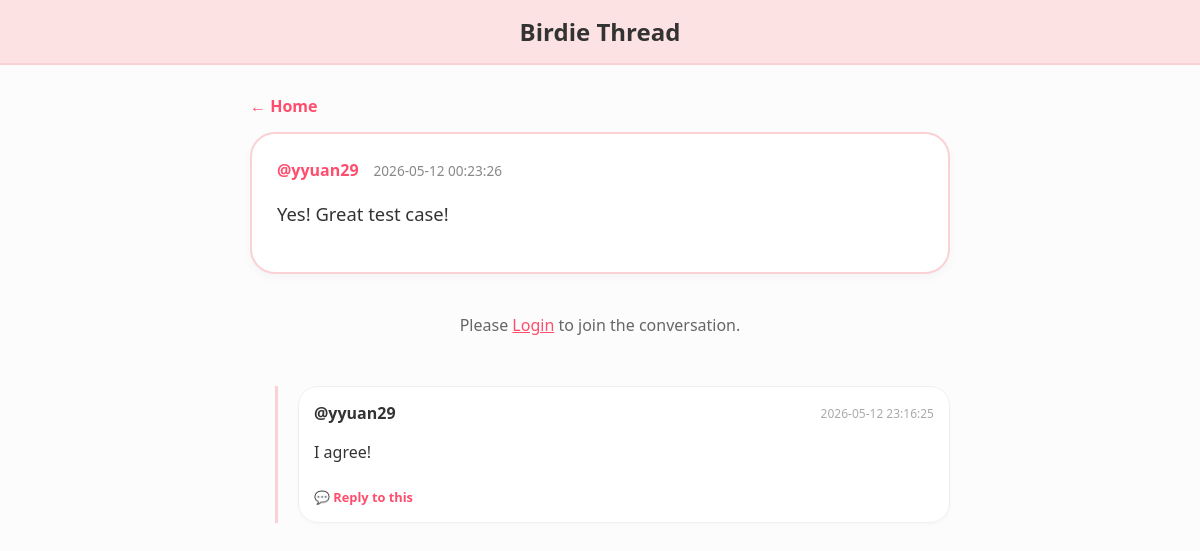
/message/40003, run on the app's committed database.
### tables this page shows
CREATE TABLE users (
            id INTEGER PRIMARY KEY AUTOINCREMENT,
            username TEXT UNIQUE,
            password TEXT,
            age INTEGER,
            bio TEXT
        );

### app.py (the view)
@app.get("/message/{msg_id}", response_class=HTMLResponse)
async def view_message(request: Request, msg_id: int):
    db = get_db()
    main_msg = db.execute("""
        SELECT m.*, u.username
        FROM messages m
        LEFT JOIN users u ON m.user_id = u.id
        WHERE m.id = ?
    """, (msg_id,)).fetchone()
    if not main_msg:
        db.close()
        return HTMLResponse(content="Message not found", status_code=404)
    replies = db.execute("""
        SELECT m.*, u.username
        FROM messages m
        LEFT JOIN users u ON m.user_id = u.id
        WHERE m.parent_id = ?
        ORDER BY m.timestamp ASC
    """, (msg_id,)).fetchall()
    db.close()
    return templates.TemplateResponse(
        request=request,
        name="reply_message.html",
        context=
        {
            "request": request,
            "message": main_msg,
            "replies": replies,
            "user": request.cookies.get("username"),
            "t": get_translations(request)
        }
    )

### templates/reply_message.html (shortened to what this page needs)
<!DOCTYPE html>
<html lang="en">
<head>
</head>
<body>
<header class="birdie-header">
    <h1 style="margin:0; font-size: 24px;">Birdie Thread</h1>
</header>
<div class="container">
    <a href="/" class="back-link">← {{ t.home or 'Home' }}</a>
    <div class="main-post">
        <div style="display: flex; gap: 15px; align-items: center; margin-bottom: 12px;">
                <strong style="color: var(--birdie-dark-pink);">@{{ message.username }}</strong>
                <div style="color: #888; font-size: 0.85em;">{{ message.timestamp }}</div>
            </div>
        <div style="font-size: 1.15em; line-height: 1.6;">
            {{ linkify(message.content) | safe }}
        </div>
    </div>
    {% if user %}
    <div class="reply-form">
        <h3 style="margin-top:0; color: #444;">{{ t.reply or 'Leave a reply' }}</h3>
        <form action="/post_reply/{{ message.id }}" method="post">
            <input type="hidden" name="csrf_token" value="{{ request.cookies.get('csrf_token') }}">
            <textarea name="content" placeholder="What's your response?" required></textarea>
            <div style="text-align: right;">
                <button type="submit" class="btn-post">{{ t.post or 'Reply' }}</button>
            </div>
        </form>
    </div>
    {% else %}
    <div style="text-align: center; padding: 20px; color: #666;">
        Please <a href="/login" style="color: var(--birdie-dark-pink);">Login</a> to join the conversation.
    </div>
    {% endif %}
    <div class="replies-section">
        {% for reply in replies %}
            <div class="reply-card">
                <div style="flex: 1;">
                    <div style="display: flex; justify-content: space-between; align-items: center;">
                        <strong style="color: #333;">@{{ reply.username }}</strong>
                        <span style="color: #aaa; font-size: 0.75em;">{{ reply.timestamp }}</span>
                    </div>
                    <div style="margin-top: 5px; line-height: 1.5;">
                        {{ linkify(reply.content) | safe }}
                    </div>
                    <a href="/message/{{ reply.id }}" class="reply-to-link">
                        💬 Reply to this
                    </a>
                </div>
            </div>
        {% else %}
            <div style="text-align: center; color: #bbb; margin-top: 40px;">
                No replies yet.
            </div>
        {% endfor %}
    </div>
</div>
</body>
</html>

### templates/reply_message.html (style rules this page uses)
:root { --birdie-pink: #fde2e4; --birdie-dark-pink: #ff4d6d; --birdie-border: #fad2d6; }
body { background-color: #fcfcfc; font-family: 'Segoe UI', Roboto, sans-serif; margin: 0; padding: 0; color: #333; }
.birdie-header { background-color: var(--birdie-pink); padding: 15px 0; border-bottom: 2px solid var(--birdie-border); text-align: center; }
.container { max-width: 700px; margin: 30px auto; padding: 0 20px; }
.back-link { text-decoration: none; color: var(--birdie-dark-pink); font-weight: bold; display: inline-block; margin-bottom: 15px; }
.main-post { background: white; border: 2px solid var(--birdie-border); border-radius: 25px; padding: 25px; margin-bottom: 20px; box-shadow: 0 4px 10px rgba(0,0,0,0.03); }
.replies-section { border-left: 3px solid var(--birdie-border); padding-left: 20px; margin-left: 25px; margin-top: 30px; }
.reply-card { background: white; border: 1px solid #f0f0f0; border-radius: 20px; padding: 15px; margin-bottom: 15px; display: flex; gap: 12px; box-shadow: 0 2px 5px rgba(0,0,0,0.02); }
.reply-to-link { font-size: 0.8em; color: var(--birdie-dark-pink); text-decoration: none; font-weight: bold; margin-top: 8px; display: inline-block; }

### data on the page
users: username "yyuan29", timestamp "2026-05-12 23:16:25", linkify "I agree!"

### other printed values
{{ t.home or 'Home' }} "Home"
{{ message.timestamp }} "2026-05-12 00:23:26"
{{ linkify(message.content) | safe }} "Yes! Great test case!"
